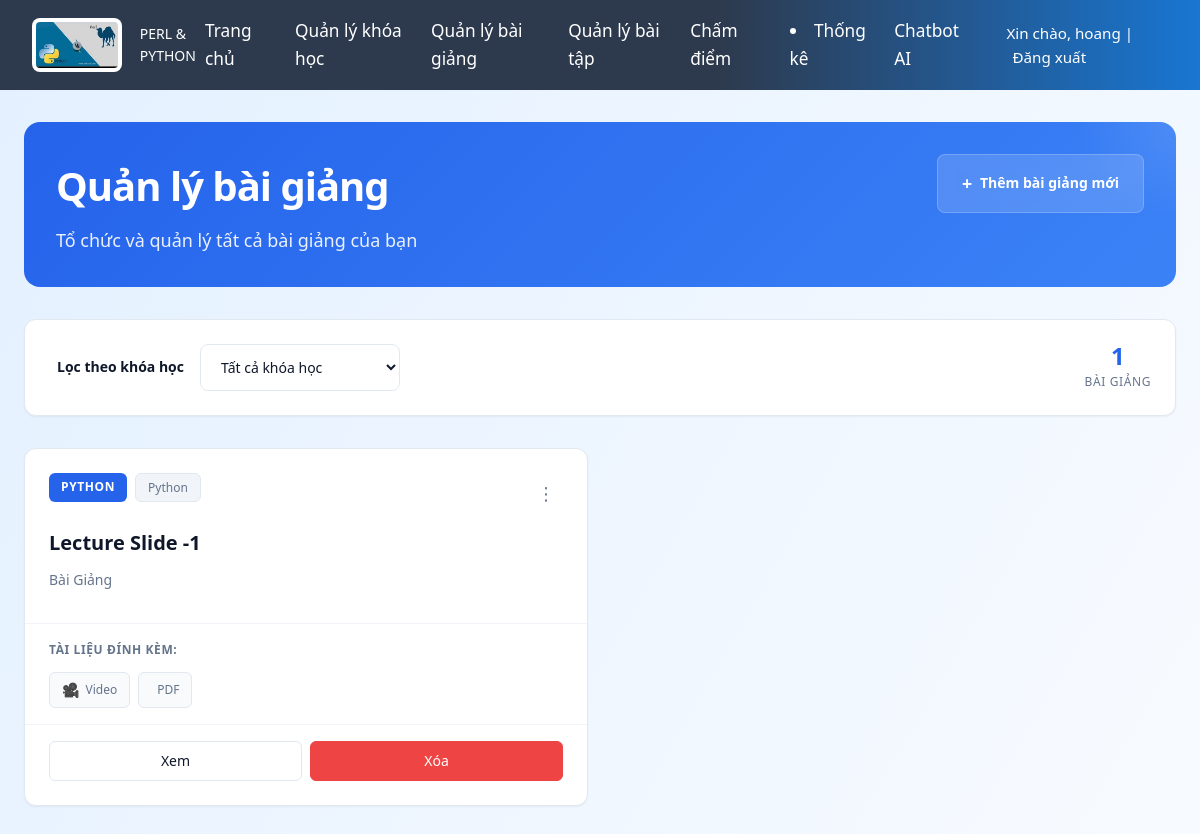
Page /lectures/ (signed in) on the committed database.
### core/models.py (models this page shows, shortened)
class Lecture(models.Model):
    title = models.CharField(max_length=255)
    description = models.TextField()
    video_url = models.URLField(blank=True, null=True)
    pdf_file = models.FileField(upload_to='uploads/pdfs/', blank=True, null=True)
    slide_file = models.FileField(upload_to='uploads/pdfs/', blank=True, null=True)
    subject = models.CharField(max_length=100, choices=[("Perl", "Perl"), ("Python", "Python")])
    created_by = models.ForeignKey(User, on_delete=models.CASCADE)
    created_at = models.DateTimeField(auto_now_add=True)
    course = models.ForeignKey(Course, on_delete=models.CASCADE, default=1)

### teacherapp/models.py (models this page shows, shortened)
class Course(models.Model):
    name = models.CharField(max_length=200)
    status = models.CharField(max_length=50)
    teacher = models.CharField(max_length=100)
    fee = models.DecimalField(max_digits=10, decimal_places=2, null=True, blank=True)
    start_date = models.DateField()
    end_date = models.DateField()
    schedule = models.CharField(max_length=200)
    sessions = models.IntegerField(default=0)  # Tổng số buổi
    curriculum = models.TextField(blank=True)
    note = models.TextField(blank=True)
    participants = models.IntegerField(default=0)
    created_by = models.ForeignKey(User, on_delete=models.CASCADE, null=True, blank=True)

### teacherapp/views.py (the view)
# urls.py: path('lectures/', views.lecture_list, name='lecture_list'),
@login_required
def lecture_list(request):
    courses = Course.objects.filter(created_by=request.user)
    course_id = request.GET.get('course')
    selected_course = None
    from core.models import Lecture
    if course_id:
        selected_course = courses.filter(id=course_id).first()
        if selected_course:
            lectures = Lecture.objects.filter(course=selected_course)
        else:
            lectures = Lecture.objects.none()
    else:
        lectures = Lecture.objects.filter(course__in=courses)
    return render(request, 'teacher_page/lecture_list.html', {
        'lectures': lectures,
        'courses': courses,
        'selected_course': selected_course,
    })

### templates/teacher_page/lecture_list.html (shortened to what this page needs)
{% extends 'teacher_page/gv_base.html' %}
{% load static %}
{% block extra_css %}
<link rel="stylesheet" href="{% static 'css/lecture_management.css' %}">
{% endblock %}
{% block content %}
<div class="lecture-management">
    <div class="page-header">
        <div class="header-content">
            <div class="header-text">
                <h1 class="page-title"> Quản lý bài giảng</h1>
                <p class="page-subtitle">Tổ chức và quản lý tất cả bài giảng của bạn</p>
            </div>
            <div class="header-actions">
                <a href="{% url 'create_lecture' %}" class="btn-primary">
                    <i class="icon">+</i>
                    Thêm bài giảng mới
                </a>
            </div>
        </div>
    </div>
    <div class="filter-section">
        <div class="filter-card">
            <form method="get" class="filter-form">
                <div class="filter-group">
                    <label for="course" class="filter-label">
                        Lọc theo khóa học
                    </label>
                    <select name="course" id="course" class="filter-select" onchange="this.form.submit()">
                        <option value="" {% if not selected_course %}selected{% endif %}>Tất cả khóa học</option>
                    </select>
                </div>
                <div class="filter-stats">
                    <span class="stats-item">
                        <span class="stats-number">{{ lectures.count }}</span>
                        <span class="stats-label">Bài giảng</span>
                    </span>
                </div>
            </form>
        </div>
    </div>
    <div class="content-section">
        {% if lectures %}
            <div class="lectures-grid">
                {% for lecture in lectures %}
                    <div class="lecture-card">
                        <div class="card-header">
                            <div class="lecture-meta">
                                <span class="subject-tag">{{ lecture.subject }}</span>
                                {% if lecture.course %}
                                    <span class="course-tag">{{ lecture.course.name }}</span>
                                {% endif %}
                            </div>
                            <div class="card-menu">
                                <button class="menu-btn">⋮</button>
                            </div>
                        </div>
                        <div class="card-content">
                            <h3 class="lecture-title">
                                <a href="{% url 'lecture_detail' lecture.pk %}" class="title-link">
                                    {{ lecture.title }}
                                </a>
                            </h3>
                            <p class="lecture-description">{{ lecture.description }}</p>
                        </div>
                        {% if lecture.video_url or lecture.pdf_file or lecture.slide_file %}
                        <div class="card-resources">
                            <div class="resources-label">Tài liệu đính kèm:</div>
                            <div class="resources-list">
                                {% if lecture.video_url %}
                                    <a href="{{ lecture.video_url }}" class="resource-item video" target="_blank">
                                        <span class="resource-icon">🎥</span>
                                        <span class="resource-text">Video</span>
                                    </a>
                                {% endif %}
                                {% if lecture.pdf_file %}
                                    <a href="{{ lecture.pdf_file.url }}" class="resource-item pdf" target="_blank">
                                        <span class="resource-text">PDF</span>
                                    </a>
                                {% endif %}
                            </div>
                        </div>
                        {% endif %}
                        <div class="card-actions">
                            <a href="{% url 'lecture_detail' lecture.pk %}" class="btn-secondary">Xem</a>
                            <a href="{% url 'delete_lecture' lecture.pk %}" class="btn-danger">Xóa</a>
                        </div>
                    </div>
                {% endfor %}
            </div>
        {% endif %}
    </div>
</div>
{% endblock %}

### templates/teacher_page/gv_base.html (shortened to what this page needs)
{% load static %}
<!DOCTYPE html>
<html lang="vi">
<head>
    {% block extra_css %}{% endblock %}
    <link rel="stylesheet" href="{% static 'css/gv_header.css' %}">
</head>
<body>
    <header class="header">
        <div class="logo">
            <img src="{% static 'image/headerIcon.jpg' %}" alt="DTU Logo">
            <span class="gv-title">PERL & PYTHON</span>
        </div>
        <nav class="nav">
            <a href="{% url 'teacher_home' %}">Trang chủ</a>
           <a href="{% url 'course_management' %}">Quản lý khóa học</a>
            <a href="{% url 'lecture_list' %}">Quản lý bài giảng</a>
            <a href="{% url 'assignment_list' %}">Quản lý bài tập</a>
            <a href="{% url 'cham_diem' %}">Chấm điểm</a>
            <li><a href="{% url 'thong_ke_bao_cao' %}">Thống kê</a></li>
            <a href="{% url 'AIapp:ai_page' %}">Chatbot AI</a>
            <span class="lang">
                Xin chào, {{ user.first_name }} |
                <a href="{% url 'signout' %}">Đăng xuất</a>
            </span>
        </nav>
    </header>
    <main class="content">
        {% block content %}{% endblock %}
    </main>
</body>
</html>

### static/css/gv_header.css (style rules this page uses)
body { background: linear-gradient(120deg, #e3f0ff 0%, #f8fbff 100%); font-family: 'Segoe UI', Arial, sans-serif; margin: 0; padding: 0; min-height: 100vh; }
.header { background: linear-gradient(90deg, #2d3a4e 60%, #1976d2 100%); color: #fff; min-height: 90px; display: flex; align-items: center; justify-content: space-between; padding: 0 32px; }
.logo { display: flex; align-items: center; gap: 18px; }
.logo img { height: 54px; background: #fff; border-radius: 8px; padding: 4px; }
.nav { display: flex; gap: 28px; align-items: center; font-size: 1.08rem; }
.nav a { color: #fff; text-decoration: none; font-weight: 500; transition: color 0.2s; }
.lang { margin-left: 18px; font-size: 0.95rem; }
.lang a { color: #fff; margin-left: 6px; text-decoration: none; }

### templates/teacher_page/gv_base.html (style rules this page uses)
* { font-family: 'Segoe UI', Tahoma, Geneva, Verdana, sans-serif; -webkit-font-feature-settings: "liga", "kern"; font-feature-settings: "liga", "kern"; }
body { text-rendering: optimizeLegibility; -webkit-font-smoothing: antialiased; -moz-osx-font-smoothing: grayscale; }

### rows in the picture
Lecture: subject "PYTHON", course.name "Python", title "Lecture Slide -1", description "Bài Giảng"

### other values in the picture
{{ user.first_name }} "hoang"
{{ lectures.count }} "1"
